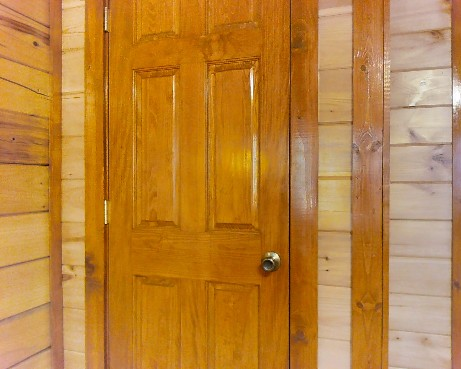
#> input picture site/assets/replay/frame-1.jpg, 461 x 369 px
$ python -i opencv_spatial_tools.py   (imports and definitions only)
#> lines starting #> are read from the running program, lines starting #| are printed output that depends on the picture
"""Answer-blind OpenCV motion providers for the spatial agent runtime.

These providers add executable information rather than another language-model
turn.  They operate only on a caller-selected causal interval, expose image-
plane motion (not uncalibrated metric pose), and fail closed when tracking or
RANSAC support is insufficient.
"""

from __future__ import annotations

from dataclasses import asdict
import hashlib
import math
from pathlib import Path
from typing import Any, Mapping

import cv2
import numpy as np

from spatial_witness.causal_state_builder import pixel_sha256
from spatial_witness.causal_workspace import EvidenceRef, WorkspaceError
from spatial_witness.question_aware_agent_runtime import (
    LocalSpatialToolProvider,
    ProviderContext,
    ProviderResult,
)


# [49 lines left out: functions _number, _count, _interval, _sample, not called in this run]


def _gray(frame) -> np.ndarray:
    return _gray_image(frame)


# [82 lines left out: functions _refs, estimate_image_similarity, not called in this run]


def _gray_image(frame) -> np.ndarray:
    image = frame if isinstance(frame, np.ndarray) else np.asarray(
        frame.convert("RGB") if hasattr(frame, "convert") else frame.image.convert("RGB")
    )
    return _gray_array(image)


def _gray_array(image: np.ndarray) -> np.ndarray:
    height, width = image.shape[:2]
    scale = min(1.0, 512.0 / max(height, width))
    if scale < 1.0:
        image = cv2.resize(
            image,
            (max(2, int(round(width * scale))), max(2, int(round(height * scale)))),
            interpolation=cv2.INTER_AREA,
        )
    if image.ndim == 2:
        return image
    return cv2.cvtColor(image, cv2.COLOR_RGB2GRAY)


# [114 lines left out: functions _motion, _execute, opencv_spatial_tool_providers, not called in this run]

>>> import cv2
>>> picture = cv2.cvtColor(cv2.imread('../site/assets/replay/frame-1.jpg'), cv2.COLOR_BGR2RGB)
>>> result = _gray(picture)
#> in _gray_array, `return cv2.cvtColor(image, cv2.COLOR_RGB2GRAY)`:
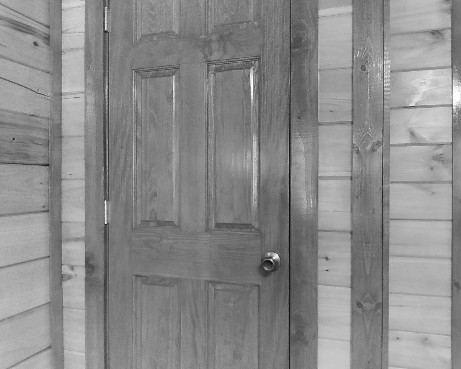
#> returned value: shape (369, 461); min 10, max 255, mean 138.9

$ run again, on site/assets/replay/frame-2.jpg
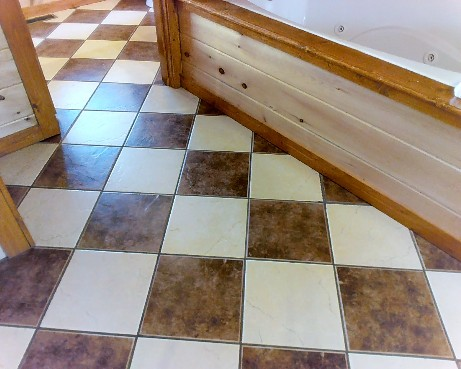
#> input picture site/assets/replay/frame-2.jpg, 461 x 369 px
#> in _gray_array, `return cv2.cvtColor(image, cv2.COLOR_RGB2GRAY)`:
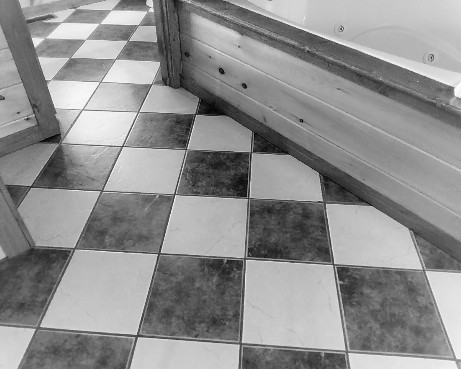
#> returned value: shape (369, 461); min 4, max 254, mean 143.1

$ run again, on site/assets/replay/frame-3.jpg
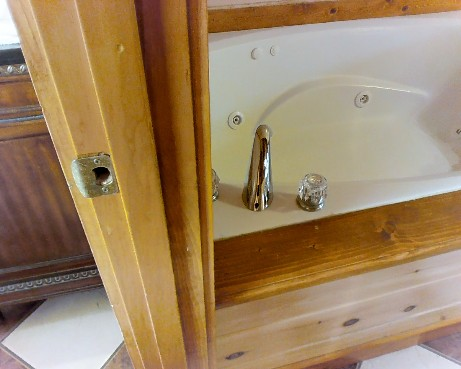
#> input picture site/assets/replay/frame-3.jpg, 461 x 369 px
#> in _gray_array, `return cv2.cvtColor(image, cv2.COLOR_RGB2GRAY)`:
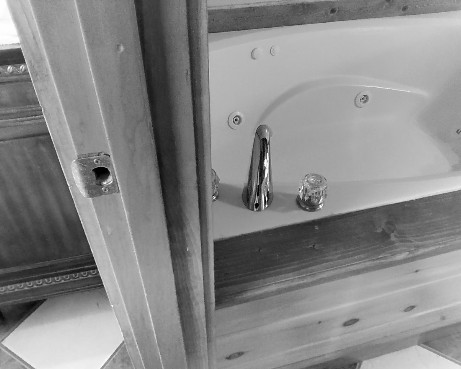
#> returned value: shape (369, 461); min 0, max 255, mean 135.6

$ run again, on site/assets/replay/frame-4.jpg
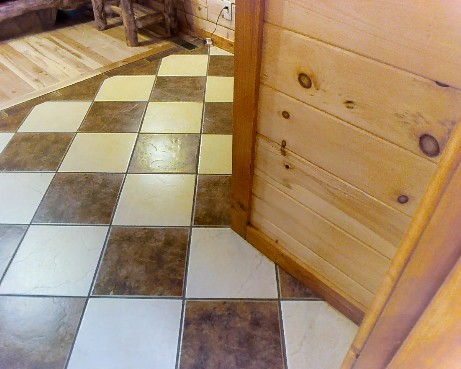
#> input picture site/assets/replay/frame-4.jpg, 461 x 369 px
#> in _gray_array, `return cv2.cvtColor(image, cv2.COLOR_RGB2GRAY)`:
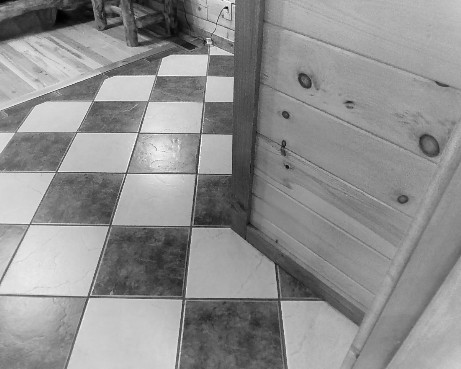
#> returned value: shape (369, 461); min 1, max 253, mean 143.7
